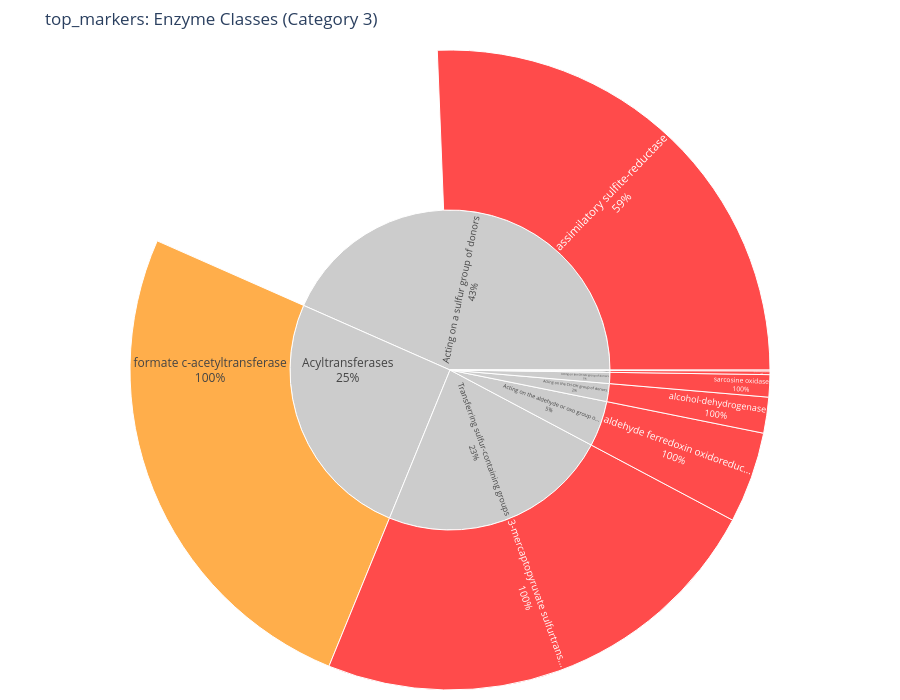

The cell this chart's notebook holds for it:
### Code cell
fig,  sunburst_data  = create_sunburst_chart_with_details(top_markers, "top_markers", top_n=200, category=3)
# Save as static image
output_path= data_visual/"32_sun_prot_class.png"
fig.write_image(output_path, scale=3)
# Show in notebook/browser
fig.show()

### Figure 1 — Plotly figure (JSON) as saved in the notebook; plotly's stock layout.template omitted (floating-point values rounded to 4 significant figures)
{"data": [{"branchvalues": "total", "customdata": [["<b>Enzyme</b>: Acyltransferases.<br><b>Entries</b>: 65<br><b>Total</b>: 8.06"], ["<b>Protein</b>: formate c-acetyltransferase<br><b>Value</b>: 8.062<br><b>Mechanisms</b>: N/A"], ["<b>Enzyme</b>: Acting on a sulfur group of donors.<br><b>Entries</b>: 41<br><b>Total</b>: 13.75"], ["<b>Protein</b>: thiosulfate-dehydrogenase<br><b>Value</b>: 0.556<br><b>Mechanisms</b>: N/A"], ["<b>Protein</b>: assimilatory sulfite-reductase<br><b>Value</b>: 8.124<br><b>Mechanisms</b>: N/A"], ["<b>Protein</b>: sulfite-dehydrogenase<br><b>Value</b>: 5.071<br><b>Mechanisms</b>: N/A"], ["<b>Enzyme</b>: Acting on the CH-NH group of donors.<br><b>Entries</b>: 2<br><b>Total</b>: 0.36"], ["<b>Protein</b>: sarcosine oxidase<br><b>Value</b>: 0.356<br><b>Mechanisms</b>: N/A"], ["<b>Enzyme</b>: Transferring sulfur-containing groups.<br><b>Entries</b>: 42<br><b>Total</b>: 7.42"], ["<b>Protein</b>: 3-mercaptopyruvate sulfurtransferase<br><b>Value</b>: 7.417<br><b>Mechanisms</b>: N/A"], ["<b>Enzyme</b>: Transferring phosphorus-containing groups.<br><b>Entries</b>: 1<br><b>Total</b>: 0.01"], ["<b>Protein</b>: acetate kinase<br><b>Value</b>: 0.015<br><b>Mechanisms</b>: N/A"], ["<b>Enzyme</b>: Carbon-oxygen lyases.<br><b>Entries</b>: 1<br><b>Total</b>: 0.06"], ["<b>Protein</b>: cystathionine beta-synthase<br><b>Value</b>: 0.058<br><b>Mechanisms</b>: N/A"], ["<b>Enzyme</b>: Acting on the aldehyde or oxo group of donors.<br><b>Entries</b>: 6<br><b>Total</b>: 1.46"], ["<b>Protein</b>: aldehyde ferredoxin oxidoreductase<br><b>Value</b>: 1.459<br><b>Mechanisms</b>: N/A"], ["<b>Enzyme</b>: Acting on the CH-OH group of donors.<br><b>Entries</b>: 6<br><b>Total</b>: 0.57"], ["<b>Protein</b>: alcohol-dehydrogenase<br><b>Value</b>: 0.574<br><b>Mechanisms</b>: N/A"]], "domain": {"x": [0, 1], "y": [0, 1]}, "hovertemplate": "%{customdata[0]}", "ids": ["Acyltransferases.", "Acyltransferases.||protein_name", "Acting on a sulfur group of donors.", "Acting on a sulfur group of donors.||protein_name", "Acting on a sulfur group of donors.||protein_name", "Acting on a sulfur group of donors.||protein_name", "Acting on the CH-NH group of donors.", "Acting on the CH-NH group of donors.||protein_name", "Transferring sulfur-containing groups.", "Transferring sulfur-containing groups.||protein_name", "Transferring phosphorus-containing groups.", "Transferring phosphorus-containing groups.||protein_name", "Carbon-oxygen lyases.", "Carbon-oxygen lyases.||protein_name", "Acting on the aldehyde or oxo group of donors.", "Acting on the aldehyde or oxo group of donors.||protein_name", "Acting on the CH-OH group of donors.", "Acting on the CH-OH group of donors.||protein_name"], "insidetextorientation": "radial", "labels": ["Acyltransferases", "formate c-acetyltransferase", "Acting on a sulfur group of donors", "thiosulfate-dehydrogenase", "assimilatory sulfite-reductase", "sulfite-dehydrogenase", "Acting on the CH-NH group of donors", "sarcosine oxidase", "Transferring sulfur-containing groups", "3-mercaptopyruvate sulfurtrans...", "Transferring phosphorus-containing gr...", "acetate kinase", "Carbon-oxygen lyases", "cystathionine beta-synthase", "Acting on the aldehyde or oxo group o...", "aldehyde ferredoxin oxidoreduc...", "Acting on the CH-OH group of donors", "alcohol-dehydrogenase"], "marker": {"colors": ["#CCCCCC", "#FF8C00", "#CCCCCC", "#FF8C00", "#FF0000", "#FF0000", "#CCCCCC", "#FF0000", "#CCCCCC", "#FF0000", "#CCCCCC", "#FF0000", "#CCCCCC", "#FF0000", "#CCCCCC", "#FF0000", "#CCCCCC", "#FF0000"]}, "name": "", "parents": [null, "Acyltransferases.", null, "Acting on a sulfur group of donors.", "Acting on a sulfur group of donors.", "Acting on a sulfur group of donors.", null, "Acting on the CH-NH group of donors.", null, "Transferring sulfur-containing groups.", null, "Transferring phosphorus-containing groups.", null, "Carbon-oxygen lyases.", null, "Acting on the aldehyde or oxo group of donors.", null, "Acting on the CH-OH group of donors."], "textinfo": "label+percent parent", "type": "sunburst", "values": [8.062, 8.062, 13.75, 0.556, 8.124, 5.071, 0.3562, 0.3562, 7.417, 7.417, 0.015, 0.015, 0.05826, 0.05826, 1.459, 1.459, 0.5743, 0.5743]}], "layout": {"height": 700, "legend": {"tracegroupgap": 0}, "margin": {"b": 10, "l": 10, "r": 10, "t": 50}, "title": {"text": "top_markers: Enzyme Classes (Category 3)"}, "width": 900}}
